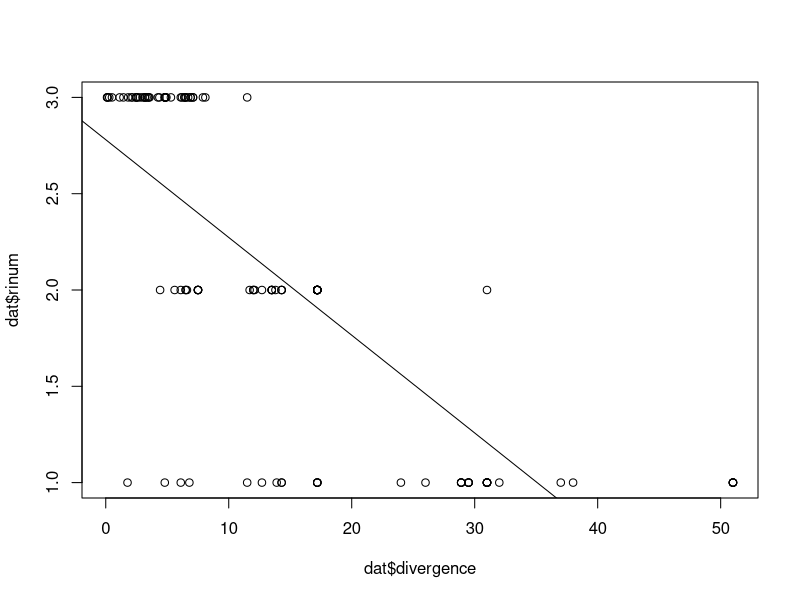
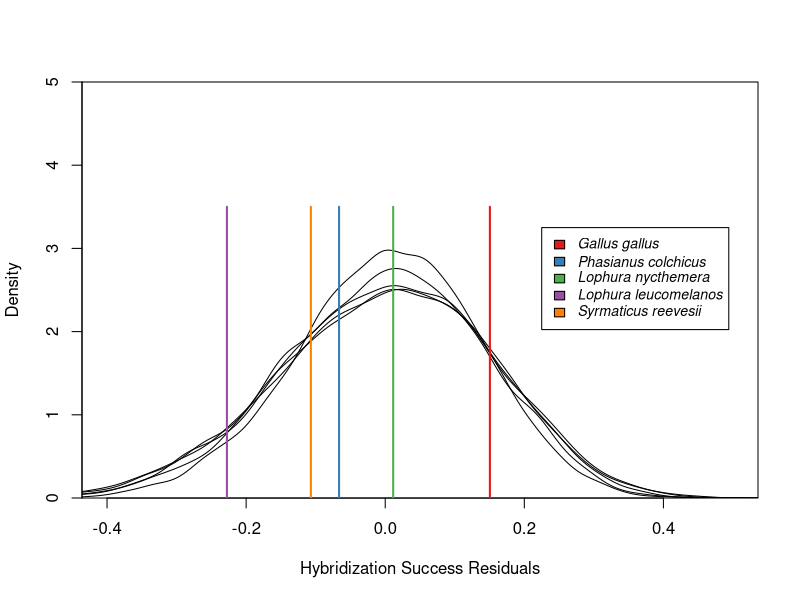

Here is the R script that generated these plots, in order:
library(RColorBrewer)
#read in data
dat <- read.csv("../data/data.csv")

#convert reproductive isolation to an ordinal value, 1-3

dat$rinum <- NA
dat$rinum[dat$ri =="sterile"] <- 1
dat$rinum[dat$ri =="male"] <- 2
dat$rinum[dat$ri =="both"] <- 3

#fit linear model
fit <- glm(dat$rinum ~ dat$divergence)
summary(fit)
#residdeviance = 36.326
#nulldeviance = 84.341
#1 - (residdeviance/Null deviance) - mcfadden's pseudor2
#this measures how much better my model is(resid)
#than just the intercept
1-(36.326/84.341)

#plot 
plot(dat$rinum ~ dat$divergence)
abline(lm(dat$rinum ~ dat$divergence))
#add a residual column to the datasframe
dat$res <- fit$residuals
#subset the chicken residuals
chkres <- c(dat$res[dat$sp1 == "Gallus gallus"],
            dat$res[dat$sp2 == "Gallus gallus"])
#take a mean of residuals
mean_chkres <- mean(chkres)

#subset the common pheasant residuals
bd1 <- c(dat$res[dat$sp1 == "Phasianus colchicus"],
            dat$res[dat$sp2 == "Phasianus colchicus"])
#take a mean of residuals
mean_bd1 <- mean(bd1)

#subset the silver pheasant residuals
bd2 <- c(dat$res[dat$sp1 == "Lophura nycthemera"],
            dat$res[dat$sp2 == "Lophura nycthemera"])
#take a mean of residuals
mean_bd2 <- mean(bd2)

#subset the kalij pheasant
bd3 <- c(dat$res[dat$sp1 == "Lophura leucomelanos"],
            dat$res[dat$sp2 == "Lophura leucomelanos"])
#take a mean of residuals
mean_bd3 <- mean(bd3)

#subset the reeves pheasant
bd4 <- c(dat$res[dat$sp1 == "Syrmaticus reevesii"],
            dat$res[dat$sp2 == "Syrmaticus reevesii"])
#take a mean of residuals
mean_bd4 <- mean(bd4)

#create a null distribution based off of residuals of 10,000 sets of 13 random species
gallus.null.dist<-c()
for(i in 1:10000){
  gallus.null.dist[i] <- mean(sample(dat$res, 13))
}
bd1.null.dist<-c()
for(i in 1:10000){
  bd1.null.dist[i] <- mean(sample(dat$res, 15))
}
bd2.null.dist<-c()
for(i in 1:10000){
  bd2.null.dist[i] <- mean(sample(dat$res, 12))
}
bd3.null.dist<-c()
for(i in 1:10000){
  bd3.null.dist[i] <- mean(sample(dat$res, 11))
}
bd4.null.dist<-c()
for(i in 1:10000){
  bd4.null.dist[i] <- mean(sample(dat$res, 11))
}





#get p-values - p-values less than 0.0125 are significant (multiple comparisons correction)
sum(gallus.null.dist > mean_chkres)/10000
sum(bd1.null.dist > mean_bd1)/10000
sum(bd2.null.dist > mean_bd2)/10000
sum(bd3.null.dist > mean_bd3)/10000
sum(bd4.null.dist > mean_bd4)/10000


plot(density(gallus.null.dist),
     xlab = "Hybridization Success Residuals",
     ylab = "Density",
     main = "",
     ylim = c(ymin = 0, ymax = 5),
     xlim = c(xmin = -0.4, xmax = 0.5),
     yaxs = "i")
lines(density(bd1.null.dist))
lines(density(bd2.null.dist))
lines(density(bd3.null.dist))
lines(density(bd4.null.dist))

#make color palette
figcol <- brewer.pal(5, "Set1")
#set line width
linewidth <- 2


#add vertical lines
segments(x0 = mean_chkres, y0 = 0, x1 = mean_chkres,
         y1 = 3.5, col = figcol[1], lwd = linewidth)
segments(x0 = mean_bd1, y0 = 0, x1 = mean_bd1,
         y1 = 3.5, col = figcol[2], lwd = linewidth)
segments(x0 = mean_bd2, y0 = 0, x1 = mean_bd2,
         y1 = 3.5, col = figcol[3], lwd = linewidth)
segments(x0 = mean_bd3, y0 = 0, x1 = mean_bd3,
         y1 = 3.5, col = figcol[4], lwd = linewidth)

#because mean_bd1 equals mean_bd4, I am jittering
#bd4 by 0.04
segments(x0 = mean_bd4 - 0.04, y0 = 0, x1 = mean_bd4 - 0.04,
         y1 = 3.5, col = figcol[5], lwd = linewidth)

legendtext <- c(expression(italic("Gallus gallus"), italic("Phasianus colchicus"),
                           italic("Lophura nycthemera"), italic("Lophura leucomelanos"),
                           italic("Syrmaticus reevesii")))

legend(0.225,3.25, legend = legendtext, fill = figcol, cex = 0.85)

#I then export this plot as pdf, and edit axes in ppt
